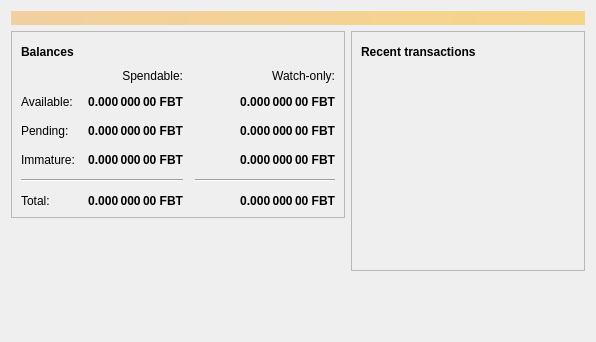
<?xml version="1.0" encoding="UTF-8"?>
<ui version="4.0">
 <class>OverviewPage</class>
 <widget class="QWidget" name="OverviewPage">
  <property name="geometry">
   <rect>
    <x>0</x>
    <y>0</y>
    <width>596</width>
    <height>342</height>
   </rect>
  </property>
  <property name="windowTitle">
   <string>Form</string>
  </property>
  <layout class="QVBoxLayout" name="topLayout">
   <item>
    <widget class="QLabel" name="labelAlerts">
     <property name="visible">
      <bool>false</bool>
     </property>
     <property name="styleSheet">
      <string notr="true">background-color: qlineargradient(x1: 0, y1: 0, x2: 1, y2: 0, stop:0 #F0D0A0, stop:1 #F8D488); color:#000000;</string>
     </property>
     <property name="wordWrap">
      <bool>true</bool>
     </property>
     <property name="margin">
      <number>3</number>
     </property>
    </widget>
   </item>
   <item>
    <layout class="QHBoxLayout" name="horizontalLayout" stretch="1,1">
     <item>
      <layout class="QVBoxLayout" name="verticalLayout_2">
       <item>
        <widget class="QFrame" name="frame">
         <property name="frameShape">
          <enum>QFrame::StyledPanel</enum>
         </property>
         <property name="frameShadow">
          <enum>QFrame::Raised</enum>
         </property>
         <layout class="QVBoxLayout" name="verticalLayout_4">
          <item>
           <layout class="QHBoxLayout" name="horizontalLayout_4">
            <item>
             <widget class="QLabel" name="label_5">
              <property name="font">
               <font>
                <weight>75</weight>
                <bold>true</bold>
               </font>
              </property>
              <property name="text">
               <string>Balances</string>
              </property>
             </widget>
            </item>
            <item>
             <widget class="QPushButton" name="labelWalletStatus">
              <property name="enabled">
               <bool>false</bool>
              </property>
              <property name="maximumSize">
               <size>
                <width>30</width>
                <height>16777215</height>
               </size>
              </property>
              <property name="toolTip">
               <string>The displayed information may be out of date. Your wallet automatically synchronizes with the Filbit network after a connection is established, but this process has not completed yet.</string>
              </property>
              <property name="text">
               <string/>
              </property>
              <property name="icon">
               <iconset resource="../filbit.qrc">
                <normaloff>:/icons/warning</normaloff>
                <disabledoff>:/icons/warning</disabledoff>:/icons/warning</iconset>
              </property>
              <property name="iconSize">
               <size>
                <width>24</width>
                <height>24</height>
               </size>
              </property>
              <property name="flat">
               <bool>true</bool>
              </property>
             </widget>
            </item>
            <item>
             <spacer name="horizontalSpacer_3">
              <property name="orientation">
               <enum>Qt::Horizontal</enum>
              </property>
              <property name="sizeHint" stdset="0">
               <size>
                <width>40</width>
                <height>20</height>
               </size>
              </property>
             </spacer>
            </item>
           </layout>
          </item>
          <item>
           <layout class="QGridLayout" name="gridLayout">
            <property name="spacing">
             <number>12</number>
            </property>
            <item row="2" column="2">
             <widget class="QLabel" name="labelWatchPending">
              <property name="font">
               <font>
                <weight>75</weight>
                <bold>true</bold>
               </font>
              </property>
              <property name="cursor">
               <cursorShape>IBeamCursor</cursorShape>
              </property>
              <property name="toolTip">
               <string>Unconfirmed transactions to watch-only addresses</string>
              </property>
              <property name="text">
               <string notr="true">0.000 000 00 FBT</string>
              </property>
              <property name="alignment">
               <set>Qt::AlignRight|Qt::AlignTrailing|Qt::AlignVCenter</set>
              </property>
              <property name="textInteractionFlags">
               <set>Qt::LinksAccessibleByMouse|Qt::TextSelectableByKeyboard|Qt::TextSelectableByMouse</set>
              </property>
             </widget>
            </item>
            <item row="2" column="1">
             <widget class="QLabel" name="labelUnconfirmed">
              <property name="font">
               <font>
                <weight>75</weight>
                <bold>true</bold>
               </font>
              </property>
              <property name="cursor">
               <cursorShape>IBeamCursor</cursorShape>
              </property>
              <property name="toolTip">
               <string>Total of transactions that have yet to be confirmed, and do not yet count toward the spendable balance</string>
              </property>
              <property name="text">
               <string notr="true">0.000 000 00 FBT</string>
              </property>
              <property name="alignment">
               <set>Qt::AlignRight|Qt::AlignTrailing|Qt::AlignVCenter</set>
              </property>
              <property name="textInteractionFlags">
               <set>Qt::LinksAccessibleByMouse|Qt::TextSelectableByKeyboard|Qt::TextSelectableByMouse</set>
              </property>
             </widget>
            </item>
            <item row="3" column="2">
             <widget class="QLabel" name="labelWatchImmature">
              <property name="font">
               <font>
                <weight>75</weight>
                <bold>true</bold>
               </font>
              </property>
              <property name="cursor">
               <cursorShape>IBeamCursor</cursorShape>
              </property>
              <property name="toolTip">
               <string>Mined balance in watch-only addresses that has not yet matured</string>
              </property>
              <property name="text">
               <string notr="true">0.000 000 00 FBT</string>
              </property>
              <property name="alignment">
               <set>Qt::AlignRight|Qt::AlignTrailing|Qt::AlignVCenter</set>
              </property>
              <property name="textInteractionFlags">
               <set>Qt::LinksAccessibleByMouse|Qt::TextSelectableByKeyboard|Qt::TextSelectableByMouse</set>
              </property>
             </widget>
            </item>
            <item row="4" column="0" colspan="2">
             <widget class="Line" name="line">
              <property name="orientation">
               <enum>Qt::Horizontal</enum>
              </property>
             </widget>
            </item>
            <item row="4" column="2">
             <widget class="Line" name="lineWatchBalance">
              <property name="sizePolicy">
               <sizepolicy hsizetype="Preferred" vsizetype="Fixed">
                <horstretch>0</horstretch>
                <verstretch>0</verstretch>
               </sizepolicy>
              </property>
              <property name="minimumSize">
               <size>
                <width>140</width>
                <height>0</height>
               </size>
              </property>
              <property name="orientation">
               <enum>Qt::Horizontal</enum>
              </property>
             </widget>
            </item>
            <item row="5" column="0">
             <widget class="QLabel" name="labelTotalText">
              <property name="text">
               <string>Total:</string>
              </property>
             </widget>
            </item>
            <item row="3" column="1">
             <widget class="QLabel" name="labelImmature">
              <property name="font">
               <font>
                <weight>75</weight>
                <bold>true</bold>
               </font>
              </property>
              <property name="cursor">
               <cursorShape>IBeamCursor</cursorShape>
              </property>
              <property name="toolTip">
               <string>Mined balance that has not yet matured</string>
              </property>
              <property name="text">
               <string notr="true">0.000 000 00 FBT</string>
              </property>
              <property name="alignment">
               <set>Qt::AlignRight|Qt::AlignTrailing|Qt::AlignVCenter</set>
              </property>
              <property name="textInteractionFlags">
               <set>Qt::LinksAccessibleByMouse|Qt::TextSelectableByKeyboard|Qt::TextSelectableByMouse</set>
              </property>
             </widget>
            </item>
            <item row="2" column="3">
             <spacer name="horizontalSpacer_2">
              <property name="orientation">
               <enum>Qt::Horizontal</enum>
              </property>
              <property name="sizeHint" stdset="0">
               <size>
                <width>40</width>
                <height>20</height>
               </size>
              </property>
             </spacer>
            </item>
            <item row="3" column="0">
             <widget class="QLabel" name="labelImmatureText">
              <property name="text">
               <string>Immature:</string>
              </property>
             </widget>
            </item>
            <item row="5" column="1">
             <widget class="QLabel" name="labelTotal">
              <property name="font">
               <font>
                <weight>75</weight>
                <bold>true</bold>
               </font>
              </property>
              <property name="cursor">
               <cursorShape>IBeamCursor</cursorShape>
              </property>
              <property name="toolTip">
               <string>Your current total balance</string>
              </property>
              <property name="text">
               <string notr="true">0.000 000 00 FBT</string>
              </property>
              <property name="alignment">
               <set>Qt::AlignRight|Qt::AlignTrailing|Qt::AlignVCenter</set>
              </property>
              <property name="textInteractionFlags">
               <set>Qt::LinksAccessibleByMouse|Qt::TextSelectableByKeyboard|Qt::TextSelectableByMouse</set>
              </property>
             </widget>
            </item>
            <item row="5" column="2">
             <widget class="QLabel" name="labelWatchTotal">
              <property name="font">
               <font>
                <weight>75</weight>
                <bold>true</bold>
               </font>
              </property>
              <property name="cursor">
               <cursorShape>IBeamCursor</cursorShape>
              </property>
              <property name="toolTip">
               <string>Current total balance in watch-only addresses</string>
              </property>
              <property name="text">
               <string notr="true">0.000 000 00 FBT</string>
              </property>
              <property name="alignment">
               <set>Qt::AlignRight|Qt::AlignTrailing|Qt::AlignVCenter</set>
              </property>
              <property name="textInteractionFlags">
               <set>Qt::LinksAccessibleByMouse|Qt::TextSelectableByKeyboard|Qt::TextSelectableByMouse</set>
              </property>
             </widget>
            </item>
            <item row="0" column="2">
             <widget class="QLabel" name="labelWatchonly">
              <property name="text">
               <string>Watch-only:</string>
              </property>
              <property name="alignment">
               <set>Qt::AlignRight|Qt::AlignTrailing|Qt::AlignVCenter</set>
              </property>
             </widget>
            </item>
            <item row="1" column="0">
             <widget class="QLabel" name="labelBalanceText">
              <property name="text">
               <string>Available:</string>
              </property>
             </widget>
            </item>
            <item row="1" column="1">
             <widget class="QLabel" name="labelBalance">
              <property name="font">
               <font>
                <weight>75</weight>
                <bold>true</bold>
               </font>
              </property>
              <property name="cursor">
               <cursorShape>IBeamCursor</cursorShape>
              </property>
              <property name="toolTip">
               <string>Your current spendable balance</string>
              </property>
              <property name="text">
               <string notr="true">0.000 000 00 FBT</string>
              </property>
              <property name="alignment">
               <set>Qt::AlignRight|Qt::AlignTrailing|Qt::AlignVCenter</set>
              </property>
              <property name="textInteractionFlags">
               <set>Qt::LinksAccessibleByMouse|Qt::TextSelectableByKeyboard|Qt::TextSelectableByMouse</set>
              </property>
             </widget>
            </item>
            <item row="1" column="2">
             <widget class="QLabel" name="labelWatchAvailable">
              <property name="font">
               <font>
                <weight>75</weight>
                <bold>true</bold>
               </font>
              </property>
              <property name="cursor">
               <cursorShape>IBeamCursor</cursorShape>
              </property>
              <property name="toolTip">
               <string>Your current balance in watch-only addresses</string>
              </property>
              <property name="text">
               <string notr="true">0.000 000 00 FBT</string>
              </property>
              <property name="alignment">
               <set>Qt::AlignRight|Qt::AlignTrailing|Qt::AlignVCenter</set>
              </property>
              <property name="textInteractionFlags">
               <set>Qt::LinksAccessibleByMouse|Qt::TextSelectableByKeyboard|Qt::TextSelectableByMouse</set>
              </property>
             </widget>
            </item>
            <item row="2" column="0">
             <widget class="QLabel" name="labelPendingText">
              <property name="text">
               <string>Pending:</string>
              </property>
             </widget>
            </item>
            <item row="0" column="1">
             <widget class="QLabel" name="labelSpendable">
              <property name="text">
               <string>Spendable:</string>
              </property>
              <property name="alignment">
               <set>Qt::AlignRight|Qt::AlignTrailing|Qt::AlignVCenter</set>
              </property>
             </widget>
            </item>
           </layout>
          </item>
         </layout>
        </widget>
       </item>
       <item>
        <spacer name="verticalSpacer">
         <property name="orientation">
          <enum>Qt::Vertical</enum>
         </property>
         <property name="sizeHint" stdset="0">
          <size>
           <width>20</width>
           <height>40</height>
          </size>
         </property>
        </spacer>
       </item>
      </layout>
     </item>
     <item>
      <layout class="QVBoxLayout" name="verticalLayout_3">
       <item>
        <widget class="QFrame" name="frame_2">
         <property name="frameShape">
          <enum>QFrame::StyledPanel</enum>
         </property>
         <property name="frameShadow">
          <enum>QFrame::Raised</enum>
         </property>
         <layout class="QVBoxLayout" name="verticalLayout">
          <item>
           <layout class="QHBoxLayout" name="horizontalLayout_2">
            <item>
             <widget class="QLabel" name="label_4">
              <property name="font">
               <font>
                <weight>75</weight>
                <bold>true</bold>
               </font>
              </property>
              <property name="text">
               <string>Recent transactions</string>
              </property>
             </widget>
            </item>
            <item>
             <widget class="QPushButton" name="labelTransactionsStatus">
              <property name="enabled">
               <bool>false</bool>
              </property>
              <property name="maximumSize">
               <size>
                <width>30</width>
                <height>16777215</height>
               </size>
              </property>
              <property name="toolTip">
               <string>The displayed information may be out of date. Your wallet automatically synchronizes with the Filbit network after a connection is established, but this process has not completed yet.</string>
              </property>
              <property name="text">
               <string/>
              </property>
              <property name="icon">
               <iconset resource="../filbit.qrc">
                <normaloff>:/icons/warning</normaloff>
                <disabledoff>:/icons/warning</disabledoff>:/icons/warning</iconset>
              </property>
              <property name="iconSize">
               <size>
                <width>24</width>
                <height>24</height>
               </size>
              </property>
              <property name="flat">
               <bool>true</bool>
              </property>
             </widget>
            </item>
            <item>
             <spacer name="horizontalSpacer">
              <property name="orientation">
               <enum>Qt::Horizontal</enum>
              </property>
              <property name="sizeHint" stdset="0">
               <size>
                <width>40</width>
                <height>20</height>
               </size>
              </property>
             </spacer>
            </item>
           </layout>
          </item>
          <item>
           <widget class="QListView" name="listTransactions">
            <property name="styleSheet">
             <string notr="true">QListView { background: transparent; }</string>
            </property>
            <property name="frameShape">
             <enum>QFrame::NoFrame</enum>
            </property>
            <property name="verticalScrollBarPolicy">
             <enum>Qt::ScrollBarAlwaysOff</enum>
            </property>
            <property name="horizontalScrollBarPolicy">
             <enum>Qt::ScrollBarAlwaysOff</enum>
            </property>
            <property name="selectionMode">
             <enum>QAbstractItemView::NoSelection</enum>
            </property>
           </widget>
          </item>
         </layout>
        </widget>
       </item>
       <item>
        <spacer name="verticalSpacer_2">
         <property name="orientation">
          <enum>Qt::Vertical</enum>
         </property>
         <property name="sizeHint" stdset="0">
          <size>
           <width>20</width>
           <height>40</height>
          </size>
         </property>
        </spacer>
       </item>
      </layout>
     </item>
    </layout>
   </item>
  </layout>
 </widget>
 <resources/>
 <connections/>
</ui>
